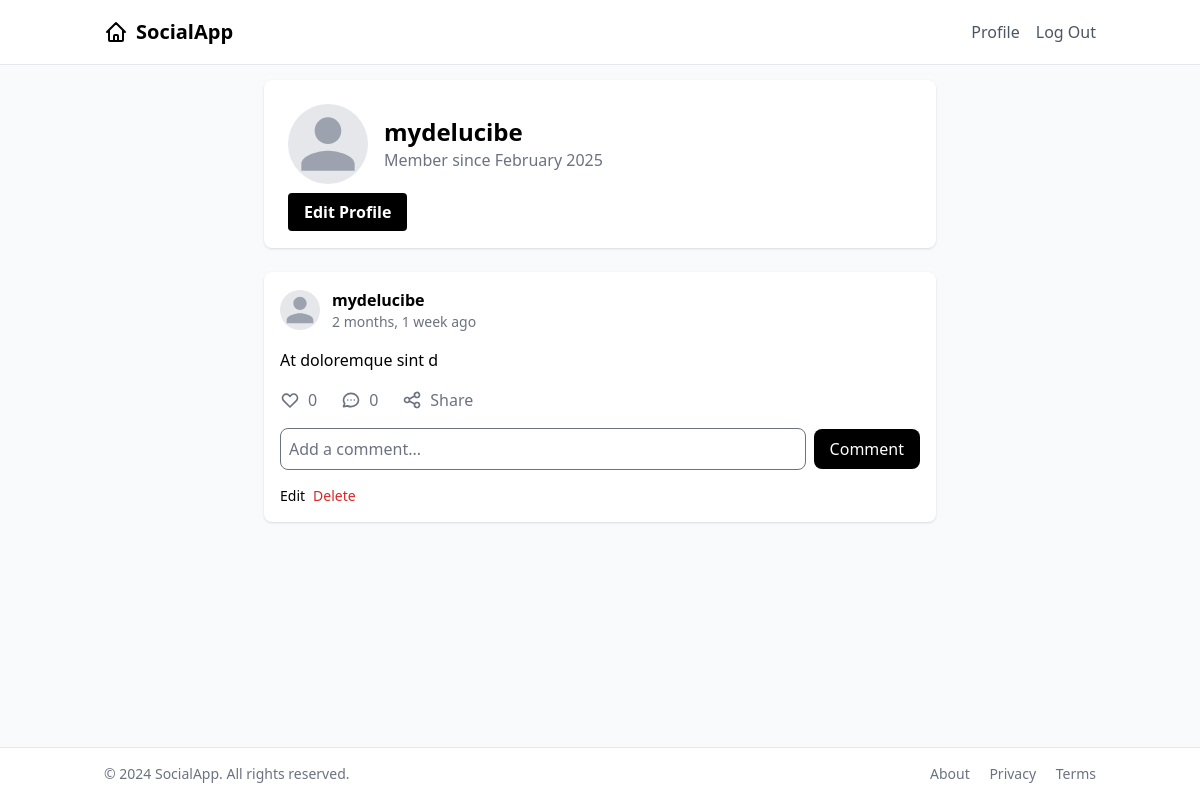
Page /users/profile/ (signed in) on the committed database.
### posts/models.py (models this page shows, shortened)
class Post(models.Model):
    user = models.ForeignKey(User, on_delete=models.CASCADE)
    content = models.TextField()
    image = models.ImageField(upload_to='post_images/', blank=True, null=True)
    created_at = models.DateTimeField(auto_now_add=True)
    updated_at = models.DateTimeField(auto_now=True)
    likes = models.ManyToManyField(User, related_name='liked_posts', blank=True)
    class Meta:
        ordering = ['-created_at']

### users/views.py (the view)
# urls.py: path('profile/', views.profile, name='profile'),
@login_required
def profile(request):
    user_posts = Post.objects.filter(user=request.user).select_related('user')
    return render(request, 'users/profile.html', {'posts': user_posts})

### templates/users/profile.html (shortened to what this page needs)
{% extends 'base.html' %}
{% block content %}
<div class="max-w-2xl mx-auto">
    <div class="bg-white rounded-lg shadow mb-6">
        <div class="p-6">
            <div class="flex items-center space-x-4">
                <div class="w-20 h-20 bg-gray-200 rounded-full overflow-hidden">
                    {% if user.userprofile.profile_image %}
                        <img src="{{ user.userprofile.profile_image.url }}" alt="{{ user.username }}" class="w-full h-full object-cover">
                    {% else %}
                        <svg class="w-full h-full text-gray-400" fill="currentColor" viewBox="0 0 24 24">
                            <path d="M12 12c2.21 0 4-1.79 4-4s-1.79-4-4-4-4 1.79-4 4 1.79 4 4 4zm0 2c-2.67 0-8 1.34-8 4v2h16v-2c0-2.66-5.33-4-8-4z" />
                        </svg>
                    {% endif %}
                </div>
                <div>
                    <h1 class="text-2xl font-bold">{{ user.username }}</h1>
                    <p class="text-gray-500">Member since {{ user.date_joined|date:"F Y" }}</p>
                </div>
            </div>
            <div class="mt-4">
                <a href="{% url 'edit_profile' %}" class="bg-black bg-primary hover:bg-secondary text-white font-bold py-2 px-4 rounded">
                    Edit Profile
                </a>
            </div>
        </div>
    </div>
        <div class="space-y-6">
            {% for post in posts %}
                <article class="bg-white rounded-lg shadow" id="post-{{ post.id }}">
                    <div class="p-4">
                        <div class="flex items-center space-x-3 mb-4">
                            <div class="w-10 h-10 bg-gray-200 rounded-full overflow-hidden">
                                {% if post.user.profile_image %}
                                    <img src="{{ post.user.profile_image.url }}" alt="{{ post.user.username }}" class="w-full h-full object-cover">
                                {% else %}
                                    <svg class="w-full h-full text-gray-400" fill="currentColor" viewBox="0 0 24 24">
                                        <path d="M12 12c2.21 0 4-1.79 4-4s-1.79-4-4-4-4 1.79-4 4 1.79 4 4 4zm0 2c-2.67 0-8 1.34-8 4v2h16v-2c0-2.66-5.33-4-8-4z" />
                                    </svg>
                                {% endif %}
                            </div>
                            <div>
                                <h3 class="font-semibold">{{ post.user.username }}</h3>
                                <p class="text-sm text-gray-500">{{ post.created_at|timesince }} ago</p>
                            </div>
                        </div>
                        <p class="mb-4">{{ post.content }}</p>
                        <div class="flex items-center space-x-6 text-gray-500">
                            <button class="flex items-center space-x-2 hover:text-primary like-button" data-post-id="{{ post.id }}">
                                <svg xmlns="http://www.w3.org/2000/svg" class="h-5 w-5" fill="{% if request.user in post.likes.all %}currentColor{% else %}none{% endif %}" viewBox="0 0 24 24" stroke="currentColor">
                                    <path stroke-linecap="round" stroke-linejoin="round" stroke-width="2" d="M4.318 6.318a4.5 4.5 0 000 6.364L12 20.364l7.682-7.682a4.5 4.5 0 00-6.364-6.364L12 7.636l-1.318-1.318a4.5 4.5 0 00-6.364 0z" />
                                </svg>
                                <span class="likes-count">{{ post.likes.count }}</span>
                            </button>
                            <button class="flex items-center space-x-2 hover:text-primary comment-button" data-post-id="{{ post.id }}">
                                <span class="comments-count">{{ post.comments.count }}</span>
                            </button>
                            <a href="{% url 'share_post' post.id %}" class="flex items-center space-x-2 hover:text-primary">
                                <span>Share</span>
                            </a>
                        </div>
                        <form class="mt-4 comment-form" data-post-id="{{ post.id }}">
                            <div class="flex items-center space-x-2">
                                <input type="text" name="content" placeholder="Add a comment..." class="flex-1 p-2 border rounded-lg focus:outline-none focus:ring-2 focus:ring-primary">
                                <button type="submit" class=" bg-black px-4 py-2 bg-primary text-white rounded-lg hover:bg-secondary transition">Comment</button>
                            </div>
                        </form>
                        {% if user == post.user %}
                        <div class="mt-4 flex space-x-2 text-sm">
                            <a href="{% url 'edit_post' post.id %}" class="text-primary hover:underline">Edit</a>
                            <a href="{% url 'delete_post' post.id %}" class="text-red-600 hover:underline">Delete</a>
                        </div>
                        {% endif %}
                    </div>
                </article>
            {% empty %}
                <div class="bg-white rounded-lg shadow p-6 text-center text-gray-500">
                    You haven't made any posts yet.
                </div>
            {% endfor %}
        </div>
    </div>
{% endblock %}

### rows in the picture
Post: user.username "mydelucibe", created_at "2 months, 1 week", content "At doloremque sint d", likes.count "0", comments.count "0", shows "Edit"

### other values in the picture
{{ user.username }} "mydelucibe"
{{ user.date_joined|date:"F Y" }} "February 2025"
